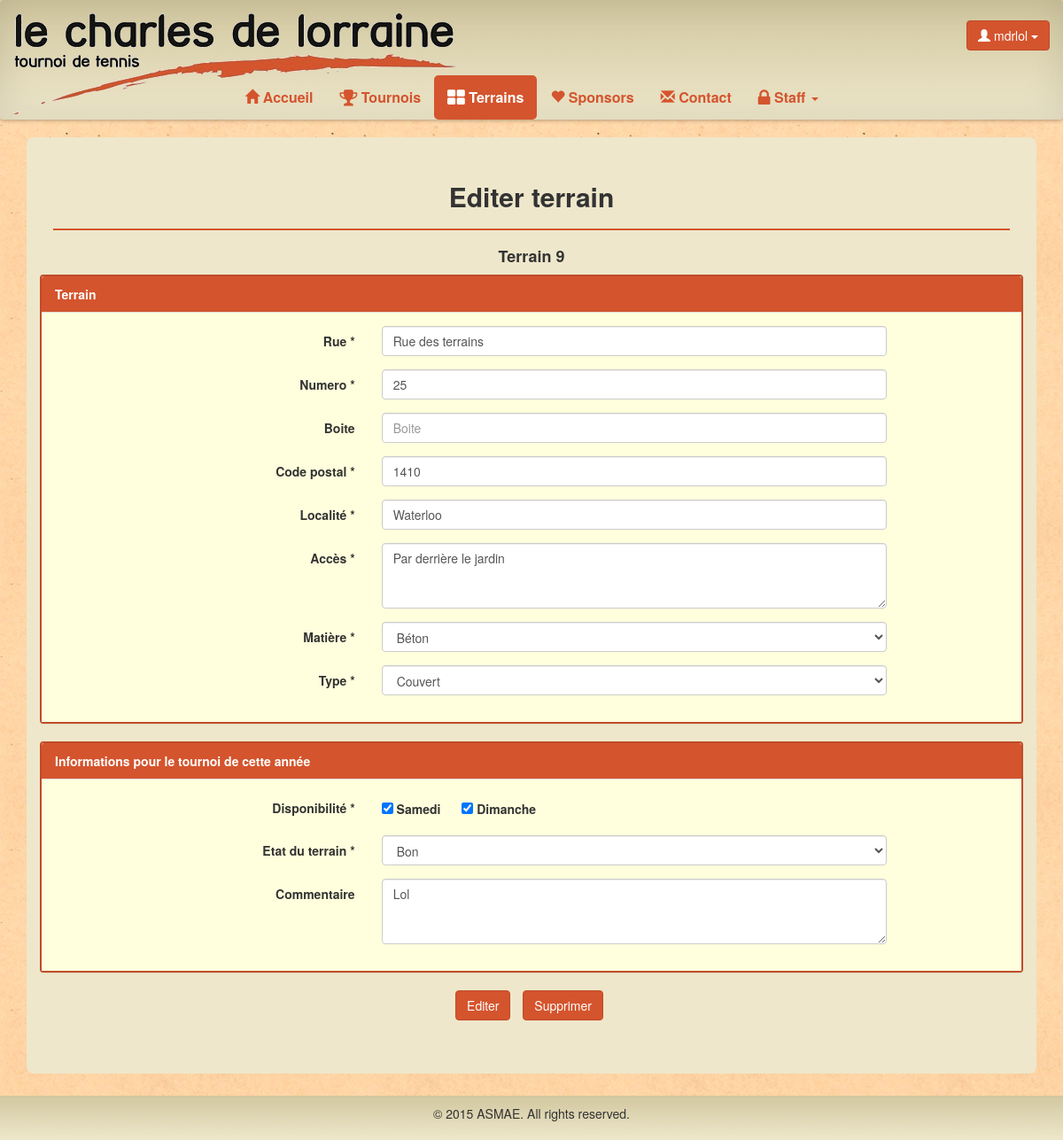
/tennis/terrain/edit/9 (signed in), run on the app's committed database.
### tennis/models.py (models this page shows, shortened)
class Court(models.Model):
	id = models.AutoField(primary_key=True, verbose_name='ID')
	rue = models.CharField(max_length=100 , verbose_name='Rue')
	numero = models.CharField(max_length=10, verbose_name='Numéro')
	boite = models.CharField(max_length=10,null=True, blank=True)
	codepostal = models.CharField(max_length=10, verbose_name='Code postal')
	localite = models.CharField(max_length=30, verbose_name='Localité')
	acces = models.TextField(null=True,blank=True)
	matiere = models.ForeignKey(CourtSurface, verbose_name='Surface')
	type = models.ForeignKey(CourtType, verbose_name='Type')
	dispoSamedi = models.BooleanField(default=False, verbose_name='Dispo samedi')
	dispoDimanche = models.BooleanField(default=False, verbose_name='Dispo dimanche')
	etat = models.ForeignKey(CourtState, verbose_name='Etat')
	commentaire = models.TextField(null=True, blank=True)
	commentaireStaff = models.TextField(null=True, blank=True)
	valide = models.BooleanField(default=False, verbose_name='Validé')
	user = models.ForeignKey(User, verbose_name='Utilisateur')
	class Meta:
		verbose_name = "Court"
		permissions = (
			("Court", "Manage Court"),
		)

### tennis/views.py (the view, shortened to what this page needs)
# urls.py: url(r'^terrain/edit/(\d+)$','editTerrain'),
def editTerrain(request,id):
	allCourtSurface = CourtSurface.objects.all()
	allCourtType = CourtType.objects.all()
	allCourtState = CourtState.objects.all()
	court = Court.objects.filter(id=id)
	if len(court) <1:
		return redirect(reverse(terrain))
	court = Court.objects.filter(id=id)[0]
	if court.user != request.user:
		return redirect(reverse(terrain))
	if request.user.is_authenticated():
		if request.user == court.user:
			return render(request,'tennis/editTerrain.html',locals())
	return redirect(reverse(home))

### tennis/models.py (called while the page is built)
	def __str__(self):
		return self.nom

	def __str__(self):
		return self.nom

	def __str__(self):
		return self.nom

### tennis/templates/tennis/editTerrain.html (shortened to what this page needs)
{% extends "tennis/terrain.html" %}
{% block body %}
<div class="container">
	<div class="content-box">
		<h2 class="center">Editer terrain</h2>
		<hr class="line">
		<h4 class="center">Terrain {{ court.id }}</h4>
		<form class="form-horizontal" name="editForm" role="form" method="post" action="{% url "tennis.views.editTerrain" court.id %}" >
			<div class="row">
				<div class="panel panel-default">
					<div class="panel-heading">Terrain</div>
					<div class="panel-body">
						<div class="form-group">
					      <label class="control-label col-sm-4" for="rue">Rue *</label>
					      <div class="col-sm-8" style="max-width:600px;">
					      	<input type="text" class="form-control" name="rue" id="rue" placeholder="Nom de rue" value="{{ court.rue }}">
					      </div>
					    </div>
						<div class="form-group">
					      <label class="control-label col-sm-4" for="numero">Numero *</label>
					      <div class="col-sm-8" style="max-width:600px;">
					      	<input type="text" class="form-control" name="numero" id="numero" placeholder="Numero" value="{{ court.numero }}">
					      </div>
					    </div>
						<div class="form-group">
					      <label class="control-label col-sm-4" for="boite">Boite</label>
					      <div class="col-sm-8" style="max-width:600px;">
					      	<input type="text" class="form-control" name="boite" id="boite" placeholder="Boite" value="{{ court.boite }}">
					      </div>
					    </div>
						<div class="form-group">
					      <label class="control-label col-sm-4" for="postalcode">Code postal *</label>
					      <div class="col-sm-8" style="max-width:600px;">
					      	<input type="text" class="form-control" name="postalcode" id="postalcode" placeholder="Code postal" value="{{ court.codepostal }}">
					      </div>
					    </div>
						<div class="form-group">
					      <label class="control-label col-sm-4" for="loclity">Localité *</label>
					      <div class="col-sm-8" style="max-width:600px;">
					      	<input type="text" class="form-control" name="loclity" id="loclity" placeholder="Localité" value="{{ court.localite }}">
					      </div>
					    </div>
						<div class="form-group">
					      <label class="control-label col-sm-4" for="acces">Accès *</label>
					      <div class="col-sm-8" style="max-width:600px;">
					      	<textarea class="form-control" rows="3" name="acces" id="acces" placeholder="Acces au terrain">{{court.acces}}</textarea>
					      </div>
					    </div>
						<div class="form-group">
					      <label class="control-label col-sm-4" for="matiere">Matière *</label>
					      <div class="col-sm-8" style="max-width:600px;">
					      	<select class="form-control" name="matiere" id="matiere">
						        {% for courtSurface in allCourtSurface %}
							  	<option value="{{ courtSurface.nom }}">{{ courtSurface.nom }}</option>
							  	{% endfor %}
							</select>
					      </div>
					    </div>
						<div class="form-group">
					      <label class="control-label col-sm-4" for="matiere">Type *</label>
					      <div class="col-sm-8" style="max-width:600px;">
					      	<select class="form-control" name="type" id="type">
					      	{% for courtType in allCourtType %}
					      		<option value="{{ courtType.nom }}">{{ courtType.nom }}</option>
							{% endfor %}
							</select>
					      </div>
					    </div>
					</div>
				</div>
			</div>
			<div class="row">
				<div class="panel panel-default">
					<div class="panel-heading">Informations pour le tournoi de cette année</div>
					<div class="panel-body">
						<div class="form-group">
					      <label class="control-label col-sm-4" for="dispo">Disponibilité *</label>
					      <div class="col-sm-8" style="max-width:600px;">
					      	<label style="margin-right:20px;padding-top:7px;"><input type="checkbox" name="dispoSamedi" {% if court.dispoSamedi %} checked {% endif %}> Samedi</label>
					      	<label><input type="checkbox" name="dispoDimanche" {% if court.dispoDimanche %} checked {% endif %}> Dimanche</label>
					      </div>
					    </div>
						<div class="form-group">
					      <label class="control-label col-sm-4" for="etat">Etat du terrain *</label>
					      <div class="col-sm-8" style="max-width:600px;">
					      	<select class="form-control" name="etat" id="etat">
						        {% for courtState in allCourtState %}
							  	<option value="{{ courtState.nom }}">{{ courtState.nom }}</option>
							   	{% endfor %}
							</select>
					      </div>
					    </div>
						<div class="form-group">
					      <label class="control-label col-sm-4" for="comment">Commentaire</label>
					      <div class="col-sm-8" style="max-width:600px;">
					      	<textarea class="form-control" rows="3" name="comment" id="comment" placeholder="Commentaire">{{court.commentaire}}</textarea>
					      </div>
					    </div>
					</div>
				</div>
			</div>
			<ul class="list-inline text-center">
				<li>
					<button class="btn-default btn" name="action" value="modifyCourt">Editer</button>
				</li>
				<li>
					<button class="btn-default btn" type="button" data-toggle="modal" data-target="#myModal">Supprimer</button>
				</li>
			</ul>
		</form>
	</div>
</div>
{% endblock %}

### tennis/templates/tennis/base.html (shortened to what this page needs)
<!DOCTYPE html>
<html lang="fr">
<head>
    {% load static from staticfiles %}
  <link rel="stylesheet" type="text/css" href="{% static 'tennis/css/tennis.css' %}">
  <link rel="stylesheet" href="http://maxcdn.bootstrapcdn.com/bootstrap/3.3.5/css/bootstrap.min.css">
  <link rel="stylesheet" href="https://maxcdn.bootstrapcdn.com/font-awesome/4.4.0/css/font-awesome.min.css">
</head>
<body>
      <nav class="effect6 navbar navbar-default" role="navigation">
        <div class="container-fluid">
          <div class="navbar-header" style="width:100%;">
            <a class="navbar-brand navbar-img" style="padding-bottom:70px;" href="{% url "tennis.views.home" %}"><img src="{% static 'tennis/img/logo.png' %}"></a>
            <div class="username btn-group pull-right navbar-btn">
              {% if user.is_authenticated %}
              <button class="btn btn-default dropdown-toggle" type="button" data-toggle="dropdown"><span class="glyphicon glyphicon-user" aria-hidden="true"></span> {{ user.username }}
                <span class="caret"></span></button>
              {% endif %}
            </div>
          </div>
          <div class="collapse navbar-collapse" id="bs-example-navbar-collapse-1">
            <ul class="nav navbar-nav">
              <li {% block nav-home %}{% endblock %}><a href="{% url "tennis.views.home" %}"><span class="glyphicon glyphicon-home" aria-hidden="true"></span> Accueil</a></li>
              {% if user.is_authenticated %}
              <li {% block nav-tournoi %}{% endblock %}><a href="{% url "tennis.views.tournoi" %}"><i class="fa fa-trophy fa-lg"></i> Tournois</a></li>
              <li {% block nav-terrain %}{% endblock %}><a href="{% url "tennis.views.terrain" %}"><i class="fa fa-th-large fa-lg"></i> Terrains</a></li>
              {% endif %}
              <li {% block nav-sponsors %}{% endblock %}><a href="{% url "tennis.views.sponsors" %}"><span class="glyphicon glyphicon-heart" aria-hidden="true"></span> Sponsors</a></li>
              <li {% block nav-contact %}{% endblock %}><a href="{% url "tennis.views.contact" %}"><span class="glyphicon glyphicon-envelope" aria-hidden="true"></span> Contact</a></li>
              {% if perms.auth.Pair or perms.tennis.Extra or perms.auth.User or perms.tennis.Court or perms.tennis.DoubleHommes or perms.tennis.DoubleFemmes or perms.tennis.DoubleMixte or perms.tennis.TournoiDesFamilles or  perms.auth.Droit %}
              <li {% block nav-staff %}class="dropdown"{% endblock %}><a class="dropdown-toggle" data-toggle="dropdown" href="#"><i class="fa fa-lock fa-lg"></i> Staff <span class="caret"></span></a>
              </li>
              {% endif %}
              </ul>
          </div>
        </div>
      </nav>
    <div class="demo">
      {% block body %}
     {% endblock %}
    </div>
    <div class="footer" id="foot01"></div>
</body>
</html

### tennis/static/tennis/css/tennis.css (style rules this page uses)
html { height: 100%; box-sizing: border-box; }
*, *:before, *:after { box-sizing: inherit; }
body { position: relative; margin: 0; padding-bottom: 6rem; min-height: 100%; font-family: "Helvetica Neue", Arial, sans-serif; }
body, html { background-image: url("../img/bg.jpg"); }
h1, h2, h3, h4, h5, h6 { font-weight: bold !important; }
nav { font-size: 16px; background-color: rgba(238, 231, 203, 1); background: -webkit-linear-gradient(top, rgba(209, 199, 159, 1) 0%, rgba(238, 231, 203, 1) 100%); background: linear-gradient(to bottom, rgba(209, 199, 159, 1) 0%, rgba(238, 231, 203, 1) 100%); border-bottom-width: 0px!important; border-width: 0px!important; }
.effect6 { position:relative; -webkit-box-shadow:0 1px 4px rgba(0, 0, 0, 0.3), 0 0 40px rgba(0, 0, 0, 0.1) inset; -moz-box-shadow:0 1px 4px rgba(0, 0, 0, 0.3), 0 0 40px rgba(0, 0, 0, 0.1) inset; box-shadow:0 1px 4px rgba(0, 0, 0, 0.3), 0 0 40px rgba(0, 0, 0, 0.1) inset; }
.effect6:before, .effect6:after { content:""; position:absolute; z-index:-1; -webkit-box-shadow:0 0 20px rgba(0,0,0,0.8); -moz-box-shadow:0 0 20px rgba(0,0,0,0.8); box-shadow:0 0 20px rgba(0,0,0,0.8); top:50%; bottom:0; left:10px; right:10px; -moz-border-radius:100px / 10px; border-radius:100px / 10px; }
.effect6:after { right:10px; left:auto; -webkit-transform:skew(8deg) rotate(3deg); -moz-transform:skew(8deg) rotate(3deg); -ms-transform:skew(8deg) rotate(3deg); -o-transform:skew(8deg) rotate(3deg); transform:skew(8deg) rotate(3deg); }
.navbar-default .navbar-brand { color: black !important; }
.navbar-default .navbar-nav > li > a { color: #D4542D !important; font-weight: bold; }
.navbar-default .navbar-nav > .active > a, .navbar-default .navbar-nav > .active > a:hover, .navbar-default .navbar-nav > .active > a:focus { color: white !important; background-color: #D4542D !important; border-radius: 5px; }
.username, .navbar-img { display: none !important; }
@media (min-width:768px) { .username, .navbar-img { display: inherit!important; float:right; padding-top:15px; text-align: right; } }
@media (min-width:768px) { .navbar-img { display: inherit; } }
@media (min-width:768px) { .navbar .navbar-nav { display: inline-block; float: none; vertical-align: top; } }
@media (min-width:768px) { .navbar .navbar-collapse { text-align: center; } }
.content-box { background-color: rgba(238, 231, 203, 1); border-radius: 8px; padding-top: 30px; padding-bottom: 50px; padding-right: 30px; padding-left: 30px; margin-bottom: 15px; }
.center { text-align:center; }
.btn-default { background-color: #D4542D !important; border-color: #BF4C28 !important; color:white !important; }
hr.line { border-color: #D4542D; border-width: 2px; }
textarea { resize: vertical; }
.panel-body { background-color: #FFFFDD; }
.panel-heading { background-color: #D4542D !important; color: white !important; font-weight: bold; }
.panel-default { border: solid 2px #BF4C28 !important; }
.footer { position: absolute; right: 0; bottom: 0; left: 0; padding: 1rem; background-color: rgba(238, 231, 203, 1); background: -webkit-linear-gradient(top, rgba(209, 199, 159, 1) 0%, rgba(238, 231, 203, 1) 100%); background: linear-gradient(to bottom, rgba(209, 199, 159, 1) 0%, rgba(238, 231, 203, 1) 100%); text-align: center; }

### data on the page
Court: id "9", rue "Rue des terrains", numero "25", postalcode "1410", loclity "Waterloo", acces "Par derrière le jardin", dispoSamedi "☑", dispoDimanche "☑", comment "Lol"

### other printed values
{{ user.username }} "mdrlol"
form field matiere "Béton"
form field type "Couvert"
form field etat "Bon"
